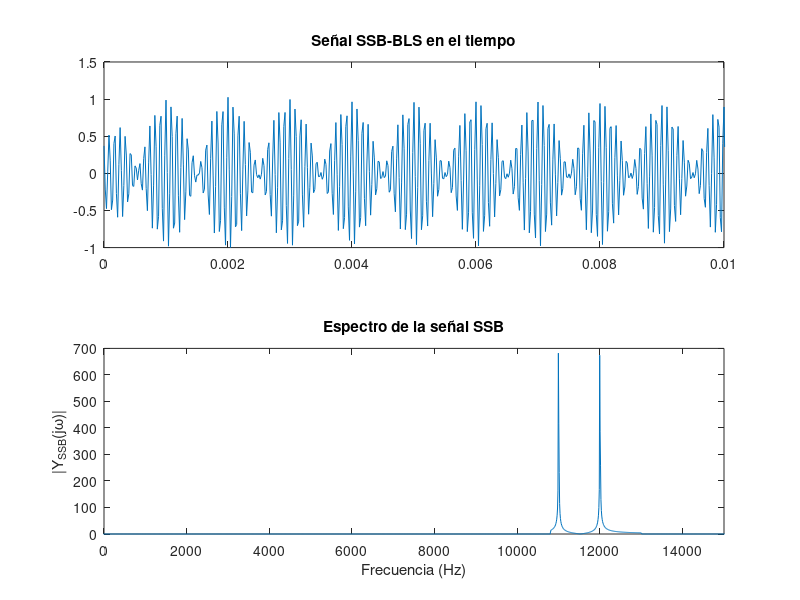

Source code (MATLAB):
Fs = 50000; t = 0:1/Fs:0.1;
x = cos(2*pi*1000*t) + cos(2*pi*2000*t);  % Señal moduladora con dos tonos
fc = 10000;                               % Frecuencia portadora (Hz)

% Modulación DSB-SC
y_dsb = x .* cos(2*pi*fc*t);

% Filtro pasa banda para obtener solo banda lateral superior
% FFT y eliminación manual de la banda inferior
N = length(y_dsb);
Y = fft(y_dsb);
f = (0:N-1)*(Fs/N);

% Crear máscara de filtro (mantener solo banda superior)
passband = (f > (fc + 800)) & (f < (fc + 3000));  % Banda deseada
mask = zeros(size(Y));
mask(passband) = 1;

% Aplicar filtro en frecuencia (mantener conjugado para señal real)
Y_filt = Y .* mask;
Y_filt = Y_filt + conj(flip(Y_filt));  % asegurar que sea real

% Señal SSB en el tiempo
y_ssb = real(ifft(Y_filt));

% Graficar resultados
figure;
subplot(2,1,1);
plot(t, y_ssb);
xlim([0 0.01]);
title('Señal SSB-BLS en el tiempo');

subplot(2,1,2);
f_axis = (-N/2:N/2-1)*(Fs/N);
plot(f_axis, fftshift(abs(fft(y_ssb))));
xlim([0 15000]);
xlabel('Frecuencia (Hz)');
ylabel('|Y_{SSB}(j\omega)|');
title('Espectro de la señal SSB');
